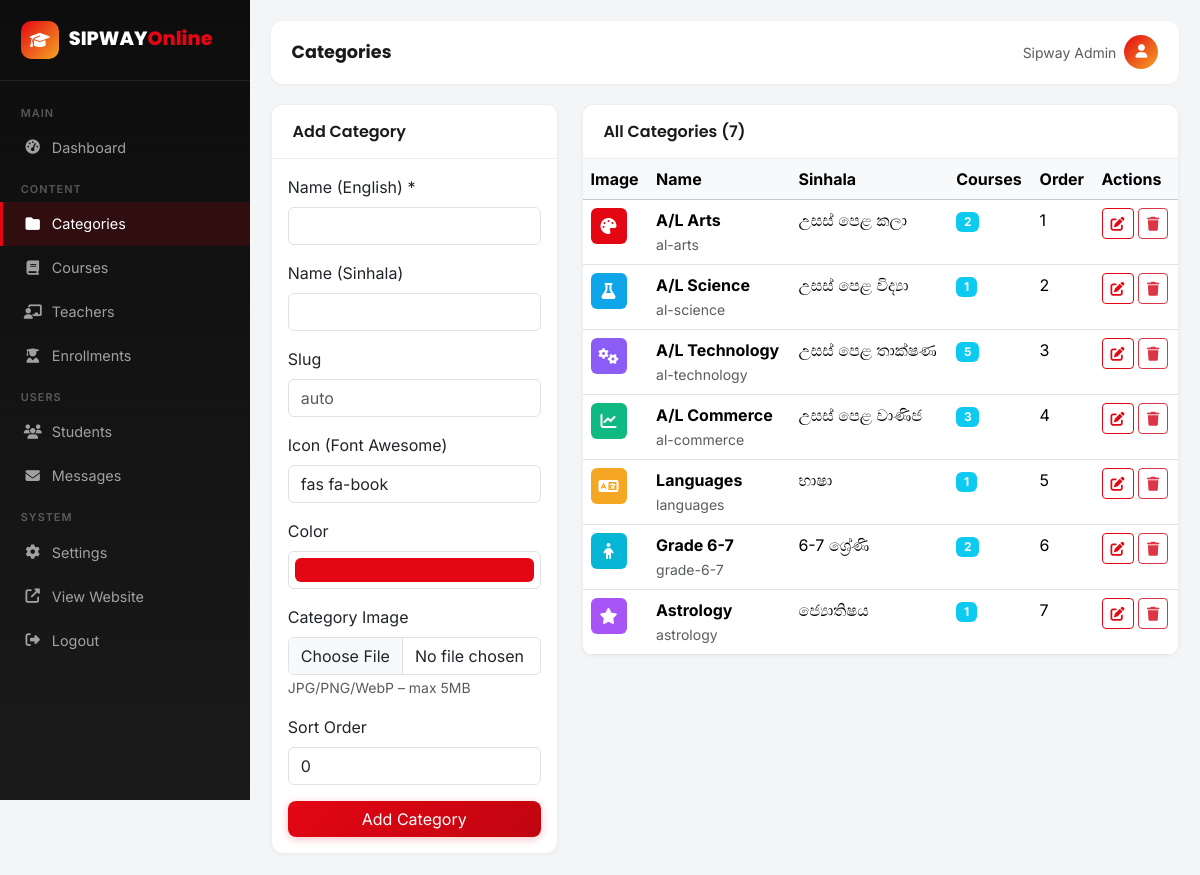
The page /admin/admin-categories.php (signed in) on the database its author committed.
### tables this page shows
CREATE TABLE categories (
    id INT AUTO_INCREMENT PRIMARY KEY,
    name VARCHAR(100) NOT NULL,
    name_si VARCHAR(100),
    slug VARCHAR(100) UNIQUE NOT NULL,
    icon VARCHAR(50) DEFAULT 'fas fa-book',
    color VARCHAR(20) DEFAULT '#E30613',
    sort_order INT DEFAULT 0,
    image VARCHAR(255) DEFAULT NULL
);

### includes/functions.php (called while the page is built, shortened)
<?php
function e($str) {
    return htmlspecialchars($str ?? '', ENT_QUOTES, 'UTF-8');
}
function imageUrl($folder, $filename, $fallbackIcon = 'fas fa-book') {
    return null;
}

### admin/admin-categories.php (the view, shortened to what this page needs)
<?php
$pdo = getDB();
$edit = null;
$categories = $pdo->query("SELECT c.*, (SELECT COUNT(*) FROM courses WHERE category_id = c.id) as course_count FROM categories c ORDER BY sort_order, name")->fetchAll();
require_once 'includes/admin-header.php';
?>
<div class="row g-4">
    <div class="col-lg-4">
        <div class="table-card">
            <div class="card-header"><?php echo $edit ? 'Edit Category' : 'Add Category'; ?></div>
            <div class="p-3">
                <form method="POST" enctype="multipart/form-data">
                    <div class="mb-3">
                        <label class="form-label">Name (English) *</label>
                        <input type="text" name="name" class="form-control" required value="<?php echo e($edit['name'] ?? ''); ?>">
                    </div>
                    <div class="mb-3">
                        <label class="form-label">Name (Sinhala)</label>
                        <input type="text" name="name_si" class="form-control" value="<?php echo e($edit['name_si'] ?? ''); ?>">
                    </div>
                    <div class="mb-3">
                        <label class="form-label">Slug</label>
                        <input type="text" name="slug" class="form-control" value="<?php echo e($edit['slug'] ?? ''); ?>" placeholder="auto">
                    </div>
                    <div class="mb-3">
                        <label class="form-label">Icon (Font Awesome)</label>
                        <input type="text" name="icon" class="form-control" value="<?php echo e($edit['icon'] ?? 'fas fa-book'); ?>">
                    </div>
                    <div class="mb-3">
                        <label class="form-label">Color</label>
                        <input type="color" name="color" class="form-control form-control-color w-100" value="<?php echo e($edit['color'] ?? '#E30613'); ?>">
                    </div>
                    <div class="mb-3">
                        <label class="form-label">Category Image</label>
                        <input type="file" name="image" class="form-control" accept="image/jpeg,image/png,image/webp,image/gif">
                        <small class="text-muted">JPG/PNG/WebP – max 5MB</small>
                    </div>
                    <div class="mb-3">
                        <label class="form-label">Sort Order</label>
                        <input type="number" name="sort_order" class="form-control" value="<?php echo e($edit['sort_order'] ?? 0); ?>">
                    </div>
                    <button type="submit" class="btn btn-primary w-100"><?php echo $edit ? 'Update' : 'Add'; ?> Category</button>
                </form>
            </div>
        </div>
    </div>
    <div class="col-lg-8">
        <div class="table-card">
            <div class="card-header">All Categories (<?php echo count($categories); ?>)</div>
            <div class="table-responsive">
                <table class="table table-hover mb-0">
                    <thead class="table-light"><tr><th>Image</th><th>Name</th><th>Sinhala</th><th>Courses</th><th>Order</th><th>Actions</th></tr></thead>
                    <tbody>
                        <?php foreach ($categories as $c):
                            $cimg = imageUrl('categories', $c['image'] ?? null);
                        ?>
                        <tr>
                            <td>
                                <?php if ($cimg): ?>
                                <img src="<?php echo e($cimg); ?>" alt="" style="width:40px;height:40px;object-fit:cover;border-radius:8px">
                                <?php else: ?>
                                <span class="d-inline-flex align-items-center justify-content-center rounded" style="width:36px;height:36px;background:<?php echo e($c['color']); ?>;color:#fff">
                                    <i class="<?php echo e($c['icon']); ?>"></i>
                                </span>
                                <?php endif; ?>
                            </td>
                            <td><strong><?php echo e($c['name']); ?></strong><br><small class="text-muted"><?php echo e($c['slug']); ?></small></td>
                            <td><?php echo e($c['name_si'] ?: '-'); ?></td>
                            <td><span class="badge bg-info"><?php echo $c['course_count']; ?></span></td>
                            <td><?php echo $c['sort_order']; ?></td>
                            <td>
                                <a href="?edit=<?php echo $c['id']; ?>" class="btn btn-sm btn-outline-primary"><i class="fas fa-edit"></i></a>
                                <a href="?delete=<?php echo $c['id']; ?>" class="btn btn-sm btn-outline-danger" onclick="return confirm('Delete?')"><i class="fas fa-trash"></i></a>
                            </td>
                        </tr>
                        <?php endforeach; ?>
                    </tbody>
                </table>
            </div>
        </div>
    </div>
</div>
<?php require_once 'includes/admin-footer.php'; ?>

### admin/includes/admin-header.php (style rules this page uses)
:root { --sw:250px;--red:#E30613;--red-d:#C00510;--black:#1A1A1A;--orange:#F5A623 }
body { font-family:'Inter',sans-serif;background:#f4f5f7 }
.table-card { background:#fff;border-radius:12px;box-shadow:0 1px 4px rgba(0,0,0,.04);overflow:hidden;border:1px solid #eee }
.table-card .card-header { background:#fff;border-bottom:1px solid #eee;padding:.9rem 1.3rem;font-weight:600;font-family:'Poppins',sans-serif;color:var(--black) }
.btn-primary { background:linear-gradient(135deg,var(--red),var(--red-d));border:none;border-radius:8px;box-shadow:0 2px 8px rgba(227,6,19,.25) }
.btn-outline-primary { border-color:var(--red);color:var(--red) }

### rows shown on the page
categories: name "A/L Arts", slug "al-arts", name_si "උසස් පෙළ කලා", course_count "2", sort_order "1"
categories: name "A/L Science", slug "al-science", name_si "උසස් පෙළ විද්‍යා", course_count "1", sort_order "2"
categories: name "A/L Technology", slug "al-technology", name_si "උසස් පෙළ තාක්ෂණ", course_count "5", sort_order "3"
categories: name "A/L Commerce", slug "al-commerce", name_si "උසස් පෙළ වාණිජ", course_count "3", sort_order "4"
categories: name "Languages", slug "languages", name_si "භාෂා", course_count "1", sort_order "5"
categories: name "Grade 6-7", slug "grade-6-7", name_si "6-7 ශ්‍රේණි", course_count "2", sort_order "6"
categories: name "Astrology", slug "astrology", name_si "ජ්‍යොතිෂය", course_count "1", sort_order "7"

### other values the page prints
$page_title "Categories"
$_SESSION['full_name'] "Sipway Admin"
count($categories) "7"
